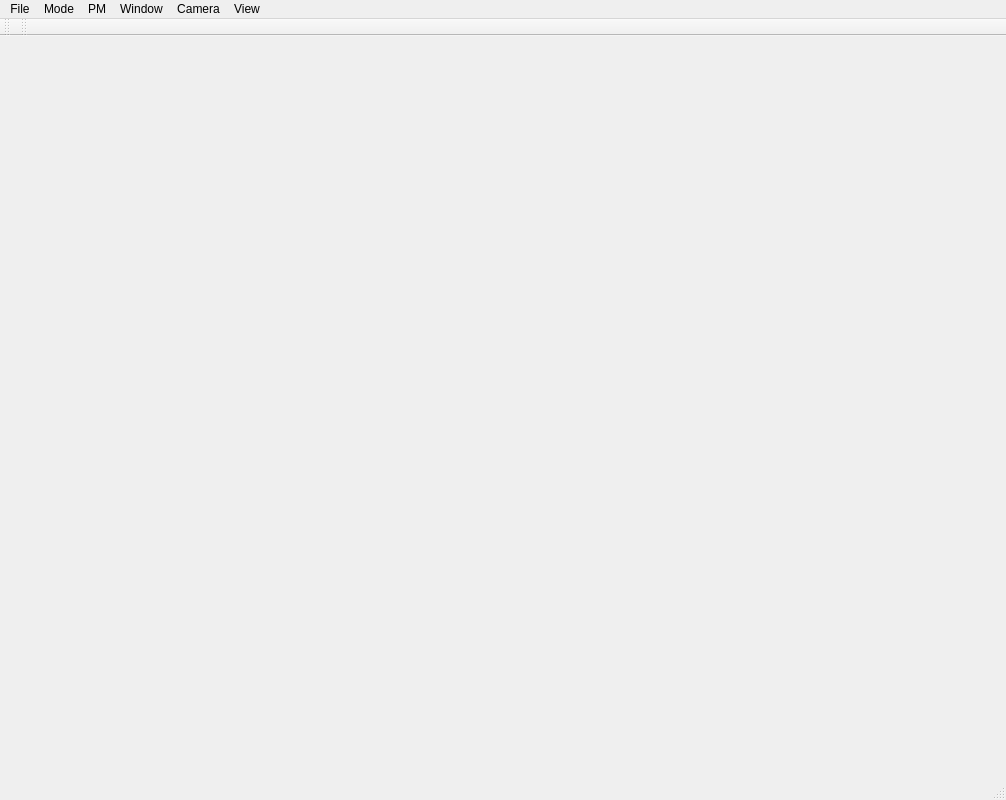
<?xml version="1.0" encoding="UTF-8"?>
<ui version="4.0">
 <class>MainWindow</class>
 <widget class="QMainWindow" name="MainWindow">
  <property name="geometry">
   <rect>
    <x>0</x>
    <y>0</y>
    <width>1006</width>
    <height>800</height>
   </rect>
  </property>
  <property name="minimumSize">
   <size>
    <width>1000</width>
    <height>800</height>
   </size>
  </property>
  <property name="windowTitle">
   <string>FBC Designer</string>
  </property>
  <widget class="QWidget" name="centralWidget"/>
  <widget class="QMenuBar" name="menuBar">
   <property name="geometry">
    <rect>
     <x>0</x>
     <y>0</y>
     <width>1006</width>
     <height>21</height>
    </rect>
   </property>
   <widget class="QMenu" name="menuFile">
    <property name="title">
     <string>File</string>
    </property>
    <addaction name="actionNewTerrain"/>
    <addaction name="actionOpenTerrain"/>
    <addaction name="actionSaveTerrain"/>
    <addaction name="separator"/>
    <addaction name="actionLoadPlaceTypes"/>
    <addaction name="separator"/>
    <addaction name="actionLoadRoads"/>
    <addaction name="actionSaveRoads"/>
    <addaction name="actionClearRoads"/>
    <addaction name="separator"/>
    <addaction name="actionLoadBlocks"/>
    <addaction name="actionSaveBlocks"/>
    <addaction name="separator"/>
    <addaction name="actionSaveImage"/>
    <addaction name="actionSaveImageHD"/>
    <addaction name="separator"/>
    <addaction name="actionLoadCamera"/>
    <addaction name="actionSaveCamera"/>
    <addaction name="actionResetCamera"/>
    <addaction name="separator"/>
    <addaction name="actionExit"/>
   </widget>
   <widget class="QMenu" name="menuWindow">
    <property name="title">
     <string>Window</string>
    </property>
    <addaction name="actionControlWidget"/>
    <addaction name="actionPropertyWidget"/>
   </widget>
   <widget class="QMenu" name="menuPM">
    <property name="title">
     <string>PM</string>
    </property>
    <addaction name="actionGenerateBlocks"/>
    <addaction name="actionGenerateParcels"/>
    <addaction name="actionGenerateBuildings"/>
    <addaction name="actionGenerateVegetation"/>
    <addaction name="actionGenerateAll"/>
   </widget>
   <widget class="QMenu" name="menuMode">
    <property name="title">
     <string>Mode</string>
    </property>
    <addaction name="actionModeDefault"/>
    <addaction name="actionModePlaceType"/>
    <addaction name="actionModeBlock"/>
    <addaction name="actionModeParcel"/>
   </widget>
   <widget class="QMenu" name="menuCamera">
    <property name="title">
     <string>Camera</string>
    </property>
    <addaction name="actionCameraDefault"/>
    <addaction name="actionCameraCar"/>
   </widget>
   <widget class="QMenu" name="menuView">
    <property name="title">
     <string>View</string>
    </property>
    <addaction name="actionViewZoning"/>
   </widget>
   <addaction name="menuFile"/>
   <addaction name="menuMode"/>
   <addaction name="menuPM"/>
   <addaction name="menuWindow"/>
   <addaction name="menuCamera"/>
   <addaction name="menuView"/>
  </widget>
  <widget class="QToolBar" name="fileToolBar">
   <attribute name="toolBarArea">
    <enum>TopToolBarArea</enum>
   </attribute>
   <attribute name="toolBarBreak">
    <bool>false</bool>
   </attribute>
  </widget>
  <widget class="QToolBar" name="modeToolBar">
   <attribute name="toolBarArea">
    <enum>TopToolBarArea</enum>
   </attribute>
   <attribute name="toolBarBreak">
    <bool>false</bool>
   </attribute>
  </widget>
  <widget class="QStatusBar" name="statusBar"/>
  <action name="actionExit">
   <property name="text">
    <string>Exit</string>
   </property>
  </action>
  <action name="actionControlWidget">
   <property name="text">
    <string>Control Widget</string>
   </property>
  </action>
  <action name="actionDeleteEdge">
   <property name="icon">
    <iconset>
     <normaloff>:/MainWindow/Resources/Delete_24x24.png</normaloff>:/MainWindow/Resources/Delete_24x24.png</iconset>
   </property>
   <property name="text">
    <string>Delete Edge</string>
   </property>
   <property name="shortcut">
    <string>Del</string>
   </property>
  </action>
  <action name="actionSaveTerrain">
   <property name="text">
    <string>Save Terrain</string>
   </property>
   <property name="shortcut">
    <string/>
   </property>
  </action>
  <action name="actionSaveRoads">
   <property name="icon">
    <iconset resource="MainWindow.qrc">
     <normaloff>:/MainWindow/Resources/Save_24x24.png</normaloff>:/MainWindow/Resources/Save_24x24.png</iconset>
   </property>
   <property name="text">
    <string>Save Roads</string>
   </property>
  </action>
  <action name="actionPropertyWidget">
   <property name="text">
    <string>Property Widget</string>
   </property>
  </action>
  <action name="actionLoadRoads">
   <property name="icon">
    <iconset resource="MainWindow.qrc">
     <normaloff>:/MainWindow/Resources/Open_24x24.png</normaloff>:/MainWindow/Resources/Open_24x24.png</iconset>
   </property>
   <property name="text">
    <string>Load Roads</string>
   </property>
   <property name="shortcut">
    <string>Ctrl+O</string>
   </property>
  </action>
  <action name="actionLoadAreas">
   <property name="text">
    <string>Load Areas</string>
   </property>
   <property name="shortcut">
    <string>Ctrl+A</string>
   </property>
  </action>
  <action name="actionSaveAreas">
   <property name="text">
    <string>Save Areas</string>
   </property>
  </action>
  <action name="actionSaveImage">
   <property name="text">
    <string>Save Image</string>
   </property>
   <property name="shortcut">
    <string>Ctrl+L</string>
   </property>
  </action>
  <action name="actionGenerateAll">
   <property name="text">
    <string>Generate All</string>
   </property>
  </action>
  <action name="actionLoadCamera">
   <property name="text">
    <string>Load Camera</string>
   </property>
   <property name="shortcut">
    <string>Ctrl+1</string>
   </property>
  </action>
  <action name="actionSaveCamera">
   <property name="text">
    <string>Save Camera</string>
   </property>
   <property name="shortcut">
    <string>Ctrl+2</string>
   </property>
  </action>
  <action name="actionSaveImageHD">
   <property name="text">
    <string>Save Image HD</string>
   </property>
   <property name="shortcut">
    <string>Ctrl+S</string>
   </property>
  </action>
  <action name="actionResetCamera">
   <property name="text">
    <string>Reset Camera</string>
   </property>
  </action>
  <action name="actionModeDefault">
   <property name="checkable">
    <bool>true</bool>
   </property>
   <property name="text">
    <string>Default</string>
   </property>
  </action>
  <action name="actionModeBlock">
   <property name="checkable">
    <bool>true</bool>
   </property>
   <property name="text">
    <string>Block</string>
   </property>
  </action>
  <action name="actionLoadBlocks">
   <property name="text">
    <string>Load Blocks</string>
   </property>
  </action>
  <action name="actionSaveBlocks">
   <property name="text">
    <string>Save Blocks</string>
   </property>
  </action>
  <action name="actionGenerateBlocks">
   <property name="text">
    <string>Generate Blocks</string>
   </property>
  </action>
  <action name="actionNewTerrain">
   <property name="text">
    <string>New Terrain</string>
   </property>
  </action>
  <action name="actionOpenTerrain">
   <property name="text">
    <string>Open Terrain</string>
   </property>
  </action>
  <action name="actionClearRoads">
   <property name="text">
    <string>Clear Roads</string>
   </property>
  </action>
  <action name="actionGenerateParcels">
   <property name="text">
    <string>Generate Parcels</string>
   </property>
  </action>
  <action name="actionGenerateBuildings">
   <property name="text">
    <string>Generate Buildings</string>
   </property>
  </action>
  <action name="actionGenerateVegetation">
   <property name="text">
    <string>Generate Vegetation</string>
   </property>
  </action>
  <action name="actionModeParcel">
   <property name="text">
    <string>Parcel</string>
   </property>
  </action>
  <action name="actionModePlaceType">
   <property name="text">
    <string>Place Type</string>
   </property>
  </action>
  <action name="actionLoadPlaceTypes">
   <property name="text">
    <string>Load Place Types</string>
   </property>
  </action>
  <action name="actionCameraDefault">
   <property name="text">
    <string>Default</string>
   </property>
  </action>
  <action name="actionCameraCar">
   <property name="text">
    <string>Car</string>
   </property>
  </action>
  <action name="actionViewZoning">
   <property name="checkable">
    <bool>true</bool>
   </property>
   <property name="text">
    <string>Zoning</string>
   </property>
  </action>
 </widget>
 <layoutdefault spacing="6" margin="11"/>
 <resources>
  <include location="MainWindow.qrc"/>
 </resources>
 <connections/>
</ui>
